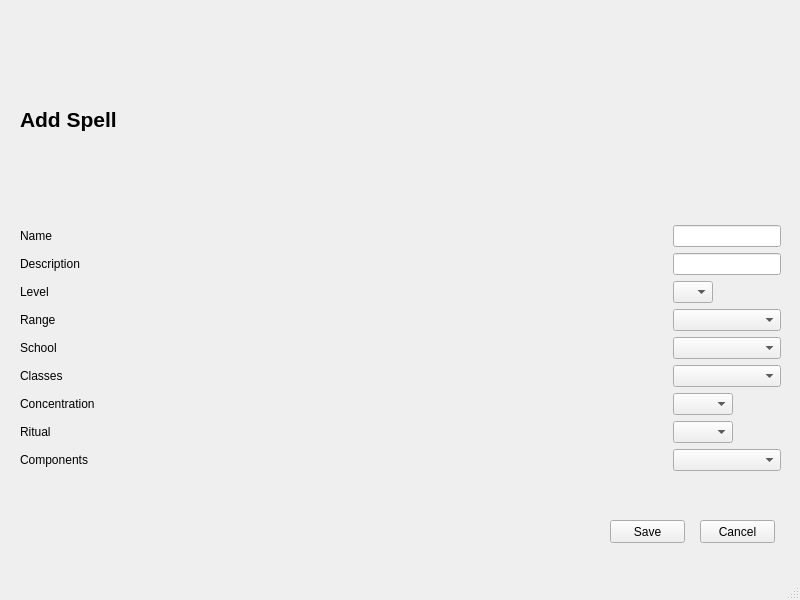
<?xml version="1.0" encoding="UTF-8"?>
<ui version="4.0">
 <class>windowAdd</class>
 <widget class="QMainWindow" name="windowAdd">
  <property name="geometry">
   <rect>
    <x>0</x>
    <y>0</y>
    <width>800</width>
    <height>600</height>
   </rect>
  </property>
  <property name="windowTitle">
   <string>Add Spell</string>
  </property>
  <widget class="QWidget" name="centralwidget">
   <widget class="QPushButton" name="buttonSave">
    <property name="geometry">
     <rect>
      <x>610</x>
      <y>520</y>
      <width>75</width>
      <height>23</height>
     </rect>
    </property>
    <property name="text">
     <string>Save</string>
    </property>
   </widget>
   <widget class="QPushButton" name="buttonCancel">
    <property name="geometry">
     <rect>
      <x>700</x>
      <y>520</y>
      <width>75</width>
      <height>23</height>
     </rect>
    </property>
    <property name="text">
     <string>Cancel</string>
    </property>
   </widget>
   <widget class="QWidget" name="gridLayoutWidget_2">
    <property name="geometry">
     <rect>
      <x>20</x>
      <y>20</y>
      <width>761</width>
      <height>451</height>
     </rect>
    </property>
    <layout class="QGridLayout" name="gridLayout_2">
     <item row="7" column="0">
      <widget class="QLabel" name="labelConcentration">
       <property name="maximumSize">
        <size>
         <width>16777215</width>
         <height>20</height>
        </size>
       </property>
       <property name="text">
        <string>Concentration</string>
       </property>
      </widget>
     </item>
     <item row="6" column="0">
      <widget class="QLabel" name="labelClasses">
       <property name="maximumSize">
        <size>
         <width>16777215</width>
         <height>20</height>
        </size>
       </property>
       <property name="text">
        <string>Classes</string>
       </property>
      </widget>
     </item>
     <item row="0" column="0">
      <widget class="QLabel" name="labelAddSpell">
       <property name="font">
        <font>
         <pointsize>16</pointsize>
         <weight>75</weight>
         <bold>true</bold>
        </font>
       </property>
       <property name="text">
        <string>Add Spell</string>
       </property>
      </widget>
     </item>
     <item row="4" column="0">
      <widget class="QLabel" name="labelRange">
       <property name="maximumSize">
        <size>
         <width>16777215</width>
         <height>20</height>
        </size>
       </property>
       <property name="text">
        <string>Range</string>
       </property>
      </widget>
     </item>
     <item row="4" column="1">
      <widget class="QComboBox" name="filterRange">
       <property name="sizePolicy">
        <sizepolicy hsizetype="Fixed" vsizetype="Fixed">
         <horstretch>0</horstretch>
         <verstretch>0</verstretch>
        </sizepolicy>
       </property>
       <property name="maximumSize">
        <size>
         <width>125</width>
         <height>16777215</height>
        </size>
       </property>
       <item>
        <property name="text">
         <string/>
        </property>
       </item>
       <item>
        <property name="text">
         <string>Self</string>
        </property>
       </item>
       <item>
        <property name="text">
         <string>Touch</string>
        </property>
       </item>
       <item>
        <property name="text">
         <string>Sight</string>
        </property>
       </item>
       <item>
        <property name="text">
         <string>Special</string>
        </property>
       </item>
      </widget>
     </item>
     <item row="5" column="0">
      <widget class="QLabel" name="labelSchool">
       <property name="maximumSize">
        <size>
         <width>16777215</width>
         <height>20</height>
        </size>
       </property>
       <property name="text">
        <string>School</string>
       </property>
      </widget>
     </item>
     <item row="8" column="0">
      <widget class="QLabel" name="labelRitual">
       <property name="maximumSize">
        <size>
         <width>16777215</width>
         <height>20</height>
        </size>
       </property>
       <property name="text">
        <string>Ritual</string>
       </property>
      </widget>
     </item>
     <item row="1" column="0">
      <widget class="QLabel" name="labelName">
       <property name="maximumSize">
        <size>
         <width>16777215</width>
         <height>20</height>
        </size>
       </property>
       <property name="text">
        <string>Name</string>
       </property>
      </widget>
     </item>
     <item row="7" column="1">
      <widget class="QComboBox" name="filterConcentration">
       <property name="sizePolicy">
        <sizepolicy hsizetype="Fixed" vsizetype="Fixed">
         <horstretch>0</horstretch>
         <verstretch>0</verstretch>
        </sizepolicy>
       </property>
       <property name="maximumSize">
        <size>
         <width>60</width>
         <height>16777215</height>
        </size>
       </property>
       <item>
        <property name="text">
         <string/>
        </property>
       </item>
       <item>
        <property name="text">
         <string>yes</string>
        </property>
       </item>
       <item>
        <property name="text">
         <string>no</string>
        </property>
       </item>
      </widget>
     </item>
     <item row="8" column="1">
      <widget class="QComboBox" name="filterRitual">
       <property name="sizePolicy">
        <sizepolicy hsizetype="Fixed" vsizetype="Fixed">
         <horstretch>0</horstretch>
         <verstretch>0</verstretch>
        </sizepolicy>
       </property>
       <property name="maximumSize">
        <size>
         <width>60</width>
         <height>16777215</height>
        </size>
       </property>
       <item>
        <property name="text">
         <string/>
        </property>
       </item>
       <item>
        <property name="text">
         <string>yes</string>
        </property>
       </item>
       <item>
        <property name="text">
         <string>no</string>
        </property>
       </item>
      </widget>
     </item>
     <item row="2" column="0">
      <widget class="QLabel" name="labelDescription">
       <property name="maximumSize">
        <size>
         <width>16777215</width>
         <height>20</height>
        </size>
       </property>
       <property name="text">
        <string>Description</string>
       </property>
      </widget>
     </item>
     <item row="3" column="0">
      <widget class="QLabel" name="labelLevel">
       <property name="maximumSize">
        <size>
         <width>16777215</width>
         <height>20</height>
        </size>
       </property>
       <property name="text">
        <string>Level</string>
       </property>
      </widget>
     </item>
     <item row="2" column="1">
      <widget class="QLineEdit" name="filterDescription">
       <property name="sizePolicy">
        <sizepolicy hsizetype="Fixed" vsizetype="Fixed">
         <horstretch>0</horstretch>
         <verstretch>0</verstretch>
        </sizepolicy>
       </property>
       <property name="maximumSize">
        <size>
         <width>125</width>
         <height>16777215</height>
        </size>
       </property>
      </widget>
     </item>
     <item row="1" column="1">
      <widget class="QLineEdit" name="filterName">
       <property name="sizePolicy">
        <sizepolicy hsizetype="Fixed" vsizetype="Fixed">
         <horstretch>0</horstretch>
         <verstretch>0</verstretch>
        </sizepolicy>
       </property>
       <property name="maximumSize">
        <size>
         <width>16777215</width>
         <height>16777215</height>
        </size>
       </property>
      </widget>
     </item>
     <item row="3" column="1">
      <widget class="QComboBox" name="filterLevel">
       <property name="sizePolicy">
        <sizepolicy hsizetype="Fixed" vsizetype="Fixed">
         <horstretch>0</horstretch>
         <verstretch>0</verstretch>
        </sizepolicy>
       </property>
       <property name="maximumSize">
        <size>
         <width>40</width>
         <height>16777215</height>
        </size>
       </property>
       <item>
        <property name="text">
         <string/>
        </property>
       </item>
       <item>
        <property name="text">
         <string>0</string>
        </property>
       </item>
       <item>
        <property name="text">
         <string>1</string>
        </property>
       </item>
       <item>
        <property name="text">
         <string>2</string>
        </property>
       </item>
       <item>
        <property name="text">
         <string>3</string>
        </property>
       </item>
       <item>
        <property name="text">
         <string>4</string>
        </property>
       </item>
       <item>
        <property name="text">
         <string>5</string>
        </property>
       </item>
       <item>
        <property name="text">
         <string>6</string>
        </property>
       </item>
       <item>
        <property name="text">
         <string>7</string>
        </property>
       </item>
       <item>
        <property name="text">
         <string>8</string>
        </property>
       </item>
       <item>
        <property name="text">
         <string>9</string>
        </property>
       </item>
      </widget>
     </item>
     <item row="5" column="1">
      <widget class="QComboBox" name="filterSchool">
       <property name="sizePolicy">
        <sizepolicy hsizetype="Fixed" vsizetype="Fixed">
         <horstretch>0</horstretch>
         <verstretch>0</verstretch>
        </sizepolicy>
       </property>
       <property name="maximumSize">
        <size>
         <width>125</width>
         <height>16777215</height>
        </size>
       </property>
       <item>
        <property name="text">
         <string/>
        </property>
       </item>
       <item>
        <property name="text">
         <string>Abjuration</string>
        </property>
       </item>
       <item>
        <property name="text">
         <string>Conjuration</string>
        </property>
       </item>
       <item>
        <property name="text">
         <string>Divination</string>
        </property>
       </item>
       <item>
        <property name="text">
         <string>Enchantment</string>
        </property>
       </item>
       <item>
        <property name="text">
         <string>Evocation</string>
        </property>
       </item>
       <item>
        <property name="text">
         <string>Illusion</string>
        </property>
       </item>
       <item>
        <property name="text">
         <string>Necromancy</string>
        </property>
       </item>
       <item>
        <property name="text">
         <string>Transmutation</string>
        </property>
       </item>
      </widget>
     </item>
     <item row="6" column="1">
      <widget class="QComboBox" name="filterClass">
       <property name="sizePolicy">
        <sizepolicy hsizetype="Fixed" vsizetype="Fixed">
         <horstretch>0</horstretch>
         <verstretch>0</verstretch>
        </sizepolicy>
       </property>
       <property name="maximumSize">
        <size>
         <width>125</width>
         <height>16777215</height>
        </size>
       </property>
       <item>
        <property name="text">
         <string/>
        </property>
       </item>
       <item>
        <property name="text">
         <string>Bard</string>
        </property>
       </item>
       <item>
        <property name="text">
         <string>Cleric</string>
        </property>
       </item>
       <item>
        <property name="text">
         <string>Druid</string>
        </property>
       </item>
       <item>
        <property name="text">
         <string>Paladin</string>
        </property>
       </item>
       <item>
        <property name="text">
         <string>Ranger</string>
        </property>
       </item>
       <item>
        <property name="text">
         <string>Sorcerer</string>
        </property>
       </item>
       <item>
        <property name="text">
         <string>Warlock</string>
        </property>
       </item>
       <item>
        <property name="text">
         <string>Wizard</string>
        </property>
       </item>
      </widget>
     </item>
     <item row="9" column="0">
      <widget class="QLabel" name="labelComponents">
       <property name="sizePolicy">
        <sizepolicy hsizetype="Preferred" vsizetype="Preferred">
         <horstretch>0</horstretch>
         <verstretch>0</verstretch>
        </sizepolicy>
       </property>
       <property name="maximumSize">
        <size>
         <width>16777215</width>
         <height>20</height>
        </size>
       </property>
       <property name="text">
        <string>Components</string>
       </property>
      </widget>
     </item>
     <item row="9" column="1">
      <widget class="QComboBox" name="filterComponents">
       <property name="sizePolicy">
        <sizepolicy hsizetype="Fixed" vsizetype="Fixed">
         <horstretch>0</horstretch>
         <verstretch>0</verstretch>
        </sizepolicy>
       </property>
       <property name="maximumSize">
        <size>
         <width>125</width>
         <height>16777215</height>
        </size>
       </property>
       <item>
        <property name="text">
         <string/>
        </property>
       </item>
       <item>
        <property name="text">
         <string>no verbal</string>
        </property>
       </item>
       <item>
        <property name="text">
         <string>no somatic</string>
        </property>
       </item>
       <item>
        <property name="text">
         <string>no material</string>
        </property>
       </item>
       <item>
        <property name="text">
         <string>no cost</string>
        </property>
       </item>
      </widget>
     </item>
    </layout>
   </widget>
  </widget>
  <widget class="QMenuBar" name="menubar">
   <property name="geometry">
    <rect>
     <x>0</x>
     <y>0</y>
     <width>800</width>
     <height>21</height>
    </rect>
   </property>
  </widget>
  <widget class="QStatusBar" name="statusbar"/>
 </widget>
 <resources/>
 <connections/>
</ui>
